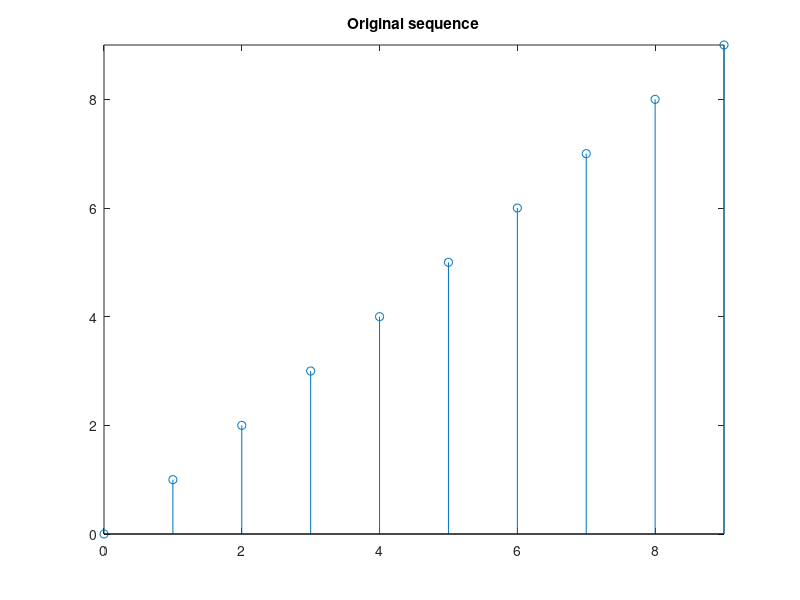
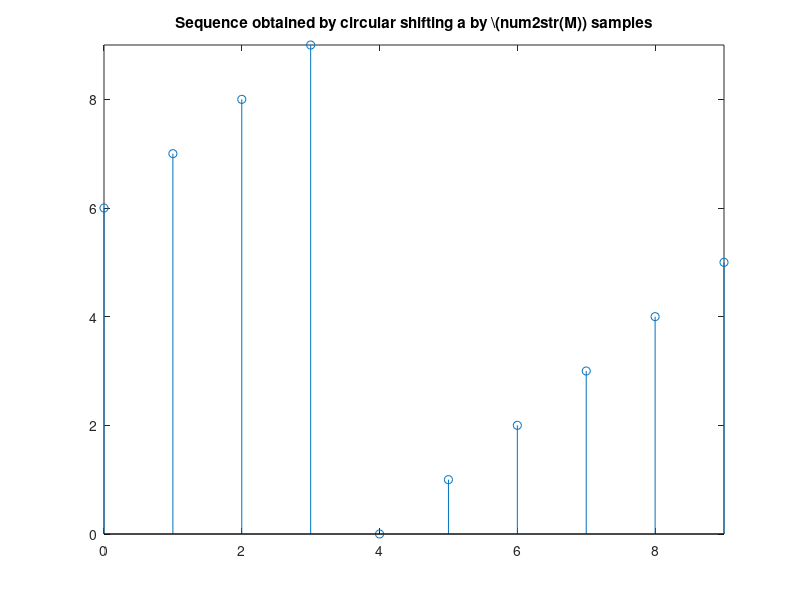

These figures' MATLAB source, in order: (Note: this script raises an error after producing the figures.)
%DFT properties
% functions used as commands used circshift and circonv

% please note this is how functions are written in 
% matlab
%program for circular shift
 clf;
 M = -6;
 a = [0 1 2 3 4 5 6 7 8 9];
 b = circshift(a,M);
 L = length(a) - 1;
 n = 0:L;
 % plotting 
 figure(1);
 stem(n,a); axis([0,L,min(a),max(a)]);
 title('Original sequence');
 % plotting
 figure(2);
 stem(n,b);axis([0,L,min(a),max(a)]);
 title('Sequence obtained by circular shifting a by \(num2str(M)) samples');
 
 %program for circular time shifting property of DFT(or FFT)
 x = [0 2 4 6 8 10 12 14 16];
 N = length(x)-1; n=0:N;
 y = circshift(x,5); %new sequence that is a shifted version of x
 res = circonv(x,y);
 %to prove
 %multiplication in frequency domain is convolution in frequency domain
 XF = fft(x);
 XY = fft(y);
 XRES1 = XF.*XY; %multiplication of frequency components
 XRES2 = fft(res); %FFT of convoluted sequence
 figure(3);
 stem(n,abs(XF));
 title('mag of x');
 figure(4);
 stem(n,angle(XF));
 title('phase of x');
 figure (5);
 stem(n,abs(XY));
 title('mag of Y');
 figure(6);
 stem(n,angle(XY));
 title('phase of y');
 
 figure(7);
 stem(n,XRES1);
 title('multiplication of frequency components');
 figure(8);
 stem(n,XRES2);
 title('FFT of convoluted signal');
 
 
function y = circshift(x,M)
    %develops a new sequence"y" by 
    %circularly shifting the sequence "x" by 
    %M samples
    
if abs(M) > length(x)
    M = rem(M,length(x));
end
if M < 0
    M = M + length(x);
end
y = [x(M+1:length(x)) x(1:M)];
end


function y = circonv(x1,x2)
    %function for circular convolution of 
    %two signals x1 and x2
    L1= length(x1); L2= length(x2);
    if L1 ~= L2
        error('Sequence of unequal lengths');
    end
    y = zeros(1,L1);
    x2tr = [x2(1) x2(L2:-1:2)];
    for k = 1:L1
        sh = circshift(x2tr, 1-k);
        h = x1.*sh;
        y(k) = sum(h);
    end
end

   

    
    
    
    
    
